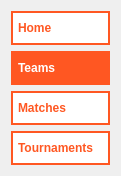
       <widget class="QGroupBox" name="SideMenu2">
        <property name="geometry">
         <rect>
          <x>0</x>
          <y>10</y>
          <width>121</width>
          <height>171</height>
         </rect>
        </property>
        <property name="styleSheet">
         <string notr="true">margin: 0px;
border: none;</string>
        </property>
        <property name="title">
         <string/>
        </property>
        <layout class="QVBoxLayout" name="verticalLayout_2">
         <item>
          <widget class="QPushButton" name="homeBtn_2">
           <property name="styleSheet">
            <string notr="true">QPushButton{
	background-color: #FFF;
	color: #fff;
	font-weight: 600;
	border: none;
	padding: 7.5px 5px;
	text-align: left;
	border: 2px solid #FF5722;
	color: #FF5722;
	margin: 0px;
}
QPushButton:hover {
	background-color: #FF5722;
	color: #FFF;	
}</string>
           </property>
           <property name="text">
            <string>Home</string>
           </property>
          </widget>
         </item>
         <item>
          <widget class="QPushButton" name="teamsBtn_2">
           <property name="styleSheet">
            <string notr="true">background-color: #FF5722;
color: #fff;
font-weight: 600;
border: none;
padding: 7.5px 5px;
text-align: left;
border: 2px solid #FF5722;</string>
           </property>
           <property name="text">
            <string>Teams</string>
           </property>
          </widget>
         </item>
         <item>
          <widget class="QPushButton" name="matchesBtn_2">
           <property name="styleSheet">
            <string notr="true">QPushButton{
	background-color: #FFF;
	color: #fff;
	font-weight: 600;
	border: none;
	padding: 7.5px 5px;
	text-align: left;
	border: 2px solid #FF5722;
	color: #FF5722;
	margin: 0px;
}
QPushButton:hover {
	background-color: #FF5722;
	color: #FFF;	
}</string>
           </property>
           <property name="text">
            <string>Matches</string>
           </property>
          </widget>
         </item>
         <item>
          <widget class="QPushButton" name="tournamentsBtn_2">
           <property name="styleSheet">
            <string notr="true">QPushButton{
	background-color: #FFF;
	color: #fff;
	font-weight: 600;
	border: none;
	padding: 7.5px 5px;
	text-align: left;
	border: 2px solid #FF5722;
	color: #FF5722;
	margin: 0px;
}
QPushButton:hover {
	background-color: #FF5722;
	color: #FFF;	
}</string>
           </property>
           <property name="text">
            <string>Tournaments</string>
           </property>
          </widget>
         </item>
        </layout>
       </widget>
